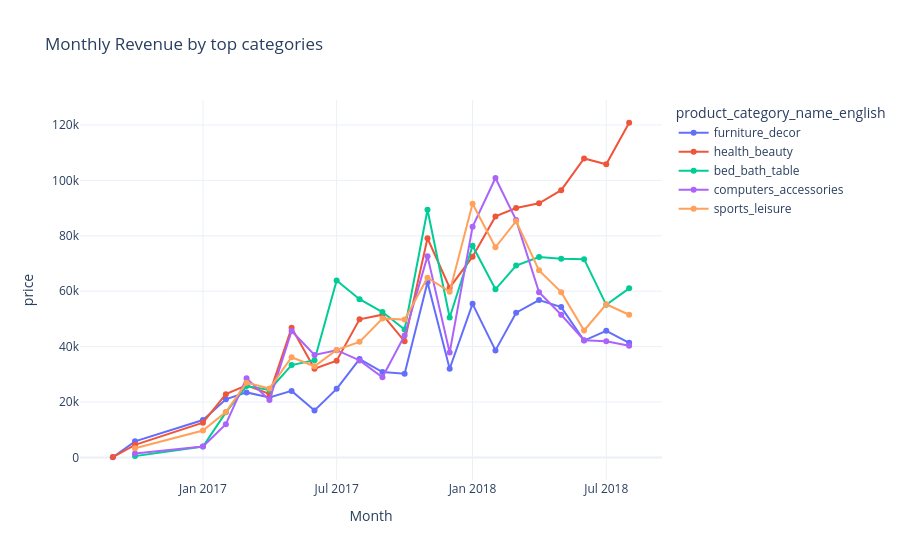

The notebook cell this image was saved under:
### Code cell
fig = px.line(
    monthly,
    x="Month",
    y="price",
    color="product_category_name_english",
    markers=True,
    title="Monthly Revenue by top categories",
    template="plotly_white"
)
fig.show()

### Figure 1 — Plotly figure (JSON) as saved in the notebook; plotly's stock layout.template omitted (floating-point values rounded to 4 significant figures)
{"data": [{"hovertemplate": "product_category_name_english=furniture_decor<br>Month=%{x}<br>price=%{y}<extra></extra>", "legendgroup": "furniture_decor", "line": {"color": "#636efa", "dash": "solid"}, "marker": {"symbol": "circle"}, "mode": "lines+markers", "name": "furniture_decor", "orientation": "v", "showlegend": true, "type": "scatter", "x": ["2016-09", "2016-10", "2017-01", "2017-02", "2017-03", "2017-04", "2017-05", "2017-06", "2017-07", "2017-08", "2017-09", "2017-10", "2017-11", "2017-12", "2018-01", "2018-02", "2018-03", "2018-04", "2018-05", "2018-06", "2018-07", "2018-08"], "xaxis": "x", "y": [72.89, 5808.0, 13520.0, 20990.0, 23480.0, 21690.0, 24030.0, 16940.0, 24750.0, 35510.0, 30840.0, 30230.0, 63220.0, 32010.0, 55440.0, 38650.0, 52240.0, 56790.0, 54260.0, 42190.0, 45720.0, 41380.0], "yaxis": "y"}, {"hovertemplate": "product_category_name_english=health_beauty<br>Month=%{x}<br>price=%{y}<extra></extra>", "legendgroup": "health_beauty", "line": {"color": "#EF553B", "dash": "solid"}, "marker": {"symbol": "circle"}, "mode": "lines+markers", "name": "health_beauty", "orientation": "v", "showlegend": true, "type": "scatter", "x": ["2016-09", "2016-10", "2017-01", "2017-02", "2017-03", "2017-04", "2017-05", "2017-06", "2017-07", "2017-08", "2017-09", "2017-10", "2017-11", "2017-12", "2018-01", "2018-02", "2018-03", "2018-04", "2018-05", "2018-06", "2018-07", "2018-08"], "xaxis": "x", "y": [135.0, 4553.0, 12560.0, 22840.0, 26000.0, 22940.0, 46790.0, 32030.0, 34900.0, 49870.0, 51540.0, 41920.0, 79120.0, 61260.0, 72470.0, 87000.0, 90030.0, 91750.0, 96460.0, 107900.0, 105800.0, 120800.0], "yaxis": "y"}, {"hovertemplate": "product_category_name_english=bed_bath_table<br>Month=%{x}<br>price=%{y}<extra></extra>", "legendgroup": "bed_bath_table", "line": {"color": "#00cc96", "dash": "solid"}, "marker": {"symbol": "circle"}, "mode": "lines+markers", "name": "bed_bath_table", "orientation": "v", "showlegend": true, "type": "scatter", "x": ["2016-10", "2017-01", "2017-02", "2017-03", "2017-04", "2017-05", "2017-06", "2017-07", "2017-08", "2017-09", "2017-10", "2017-11", "2017-12", "2018-01", "2018-02", "2018-03", "2018-04", "2018-05", "2018-06", "2018-07", "2018-08"], "xaxis": "x", "y": [479.0, 3960.0, 16280.0, 25770.0, 24350.0, 33350.0, 35110.0, 63890.0, 57140.0, 52470.0, 46200.0, 89410.0, 50510.0, 76380.0, 60690.0, 69260.0, 72360.0, 71700.0, 71570.0, 55080.0, 61040.0], "yaxis": "y"}, {"hovertemplate": "product_category_name_english=computers_accessories<br>Month=%{x}<br>price=%{y}<extra></extra>", "legendgroup": "computers_accessories", "line": {"color": "#ab63fa", "dash": "solid"}, "marker": {"symbol": "circle"}, "mode": "lines+markers", "name": "computers_accessories", "orientation": "v", "showlegend": true, "type": "scatter", "x": ["2016-10", "2017-01", "2017-02", "2017-03", "2017-04", "2017-05", "2017-06", "2017-07", "2017-08", "2017-09", "2017-10", "2017-11", "2017-12", "2018-01", "2018-02", "2018-03", "2018-04", "2018-05", "2018-06", "2018-07", "2018-08"], "xaxis": "x", "y": [1399.0, 3924.0, 11970.0, 28620.0, 20690.0, 45630.0, 37010.0, 38710.0, 35030.0, 28930.0, 44020.0, 72660.0, 37880.0, 83260.0, 100900.0, 85670.0, 59650.0, 51520.0, 42330.0, 41900.0, 40290.0], "yaxis": "y"}, {"hovertemplate": "product_category_name_english=sports_leisure<br>Month=%{x}<br>price=%{y}<extra></extra>", "legendgroup": "sports_leisure", "line": {"color": "#FFA15A", "dash": "solid"}, "marker": {"symbol": "circle"}, "mode": "lines+markers", "name": "sports_leisure", "orientation": "v", "showlegend": true, "type": "scatter", "x": ["2016-10", "2017-01", "2017-02", "2017-03", "2017-04", "2017-05", "2017-06", "2017-07", "2017-08", "2017-09", "2017-10", "2017-11", "2017-12", "2018-01", "2018-02", "2018-03", "2018-04", "2018-05", "2018-06", "2018-07", "2018-08"], "xaxis": "x", "y": [3334.0, 9718.0, 16370.0, 27000.0, 24860.0, 36160.0, 32900.0, 38810.0, 41730.0, 50170.0, 49750.0, 64870.0, 59790.0, 91570.0, 75860.0, 85290.0, 67530.0, 59660.0, 45850.0, 55290.0, 51500.0], "yaxis": "y"}], "layout": {"legend": {"title": {"text": "product_category_name_english"}, "tracegroupgap": 0}, "title": {"text": "Monthly Revenue by top categories"}, "xaxis": {"anchor": "y", "domain": [0, 1], "title": {"text": "Month"}}, "yaxis": {"anchor": "x", "domain": [0, 1], "title": {"text": "price"}}}}
